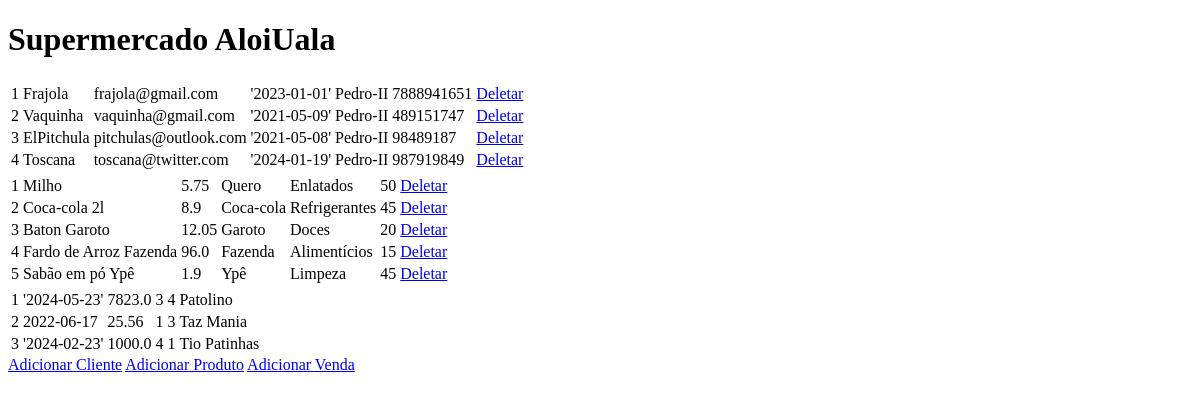
Before: / with the older database file.
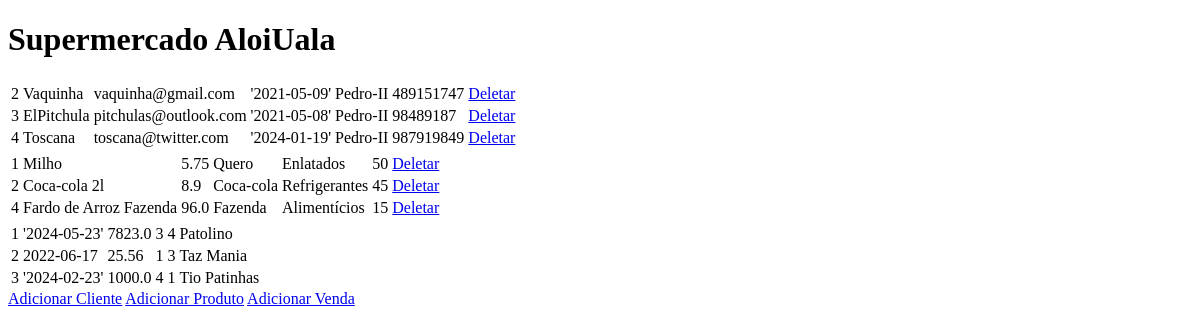
After: the same page with the newer database file.
### tables this page shows
CREATE TABLE cliente (
                        idcliente INTEGER PRIMARY KEY AUTOINCREMENT,
                        nome TEXT NOT NULL,
                        email TEXT,
                        data_nasc DATE,
                        cidade TEXT,
                        telefone TEXT
                );

CREATE TABLE produto(
                        idprod INTEGER PRIMARY KEY AUTOINCREMENT,
                        nome TEXT NOT NULL,
                        preco REAL NOT NULL,
                        marca TEXT NOT NULL,
                        categoria TEXT NOT NULL,
                        qtd INTEGER NOT NULL
                );

CREATE TABLE venda(
                idvenda INTEGER PRIMARY KEY AUTOINCREMENT,
                data_venda DATE NOT NULL,
                valor_total REAL NOT NULL,
                idcliente INTEGER,
                idprod INTEGER,
                nomeFunc TEXT,
                FOREIGN KEY (idcliente) references cliente(idcliente),
                FOREIGN KEY (idprod) references produto(idprod)
    );

### app.py (the view)
@app.route("/")
def home():
  banco = sqlite3 .connect('vendas.db')
  cursor = banco.cursor()
  cursor.execute('SELECT * FROM cliente')
  cliente = cursor.fetchall()
  cursor.execute('SELECT * FROM produto')
  produto = cursor.fetchall()
  cursor.execute('SELECT * FROM venda')
  venda = cursor.fetchall()
  banco.close()
  return render_template('home.html', cliente = cliente, produto = produto, venda = venda)

### templates/home.html (shortened to what this page needs)
<!DOCTYPE html>
<html lang="en">
<head>
</head>
<body>
    <h1>Supermercado AloiUala</h1>
    <table>
        {% for row in cliente %}
        <tr>
            <td>{{row[0]}}</td>
            <td>{{row[1]}}</td>
            <td>{{row[2]}}</td>
            <td>{{row[3]}}</td>
            <td>{{row[4]}}</td>
            <td>{{row[5]}}</td>
            <td>
                <a href="{{url_for('delCliente', id=row[0])}}">Deletar</a>
            </td>
        </tr>
        {% endfor %}
    </table>
    <table>
        {% for row in produto %}
        <tr>
            <td>{{row[0]}}</td>
            <td>{{row[1]}}</td>
            <td>{{row[2]}}</td>
            <td>{{row[3]}}</td>
            <td>{{row[4]}}</td>
            <td>{{row[5]}}</td>
            <td>
                <a href="{{url_for('delProduto', id=row[0])}}">Deletar</a>
            </td>
        </tr>
        {% endfor %}
    </table>
    <table>
        {% for row in venda %}
        <tr>
            <td>{{row[0]}}</td>
            <td>{{row[1]}}</td>
            <td>{{row[2]}}</td>
            <td>{{row[3]}}</td>
            <td>{{row[4]}}</td>
            <td>{{row[5]}}</td>
        </tr>
        {% endfor %}
    </table>
    <div class="button">
        <a href="{{url_for('addCliente')}}">Adicionar Cliente</a>
        <a href="{{url_for('addProduto')}}">Adicionar Produto</a>
        <a href="{{url_for('addVenda')}}">Adicionar Venda</a>
    </div>
</body>
</html>

Changed rows visible on the page:
removed cliente: idcliente "1", nome "Frajola", email "frajola@gmail.com", data_nasc "'2023-01-01'", cidade "Pedro-II", telefone "7888941651"
removed produto: idprod "3", nome "Baton Garoto", preco "12.05", marca "Garoto", categoria "Doces", qtd "20"
removed produto: idprod "5", nome "Sabão em pó Ypê", preco "1.9", marca "Ypê", categoria "Limpeza", qtd "45"
